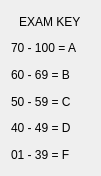
  <widget class="QWidget" name="verticalLayoutWidget_2">
   <property name="geometry">
    <rect>
     <x>820</x>
     <y>570</y>
     <width>101</width>
     <height>176</height>
    </rect>
   </property>
   <layout class="QVBoxLayout" name="verticalLayout_4">
    <item alignment="Qt::AlignHCenter">
     <widget class="QLabel" name="label_75">
      <property name="styleSheet">
       <string notr="true">font: 75 12pt &quot;MS Shell Dlg 2&quot;;</string>
      </property>
      <property name="text">
       <string>EXAM KEY</string>
      </property>
     </widget>
    </item>
    <item>
     <widget class="QLabel" name="label_43">
      <property name="styleSheet">
       <string notr="true">font: 75 10pt &quot;MS Shell Dlg 2&quot;;</string>
      </property>
      <property name="text">
       <string>70 - 100 = A</string>
      </property>
     </widget>
    </item>
    <item>
     <widget class="QLabel" name="label_57">
      <property name="styleSheet">
       <string notr="true">font: 75 10pt &quot;MS Shell Dlg 2&quot;;</string>
      </property>
      <property name="text">
       <string>60 - 69 = B</string>
      </property>
     </widget>
    </item>
    <item>
     <widget class="QLabel" name="label_55">
      <property name="styleSheet">
       <string notr="true">font: 75 10pt &quot;MS Shell Dlg 2&quot;;</string>
      </property>
      <property name="text">
       <string>50 - 59 = C</string>
      </property>
     </widget>
    </item>
    <item>
     <widget class="QLabel" name="label_54">
      <property name="styleSheet">
       <string notr="true">font: 75 10pt &quot;MS Shell Dlg 2&quot;;</string>
      </property>
      <property name="text">
       <string>40 - 49 = D</string>
      </property>
     </widget>
    </item>
    <item>
     <widget class="QLabel" name="label_45">
      <property name="styleSheet">
       <string notr="true">font: 75 10pt &quot;MS Shell Dlg 2&quot;;</string>
      </property>
      <property name="text">
       <string>01 - 39 = F</string>
      </property>
     </widget>
    </item>
   </layout>
  </widget>
